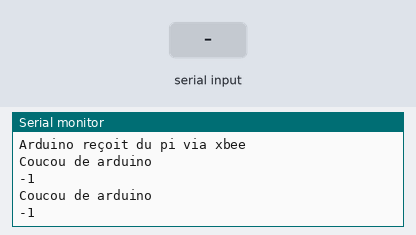
This sketch was run on a simulated Arduino Uno, built with avr-gcc and run on an emulated ATmega328P. Parts: the last lines printed to the serial monitor. The inputs (shaded band) are chosen by the test bench.

Above: at 2.2 s.
2.3 s: byte 30 received over Serial
At 3.8 s:
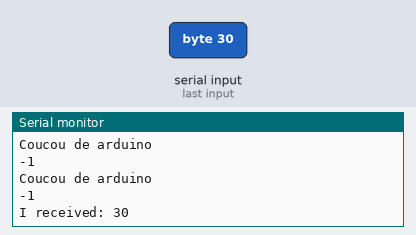
4.5 s: byte 90 received over Serial
At 5.8 s:
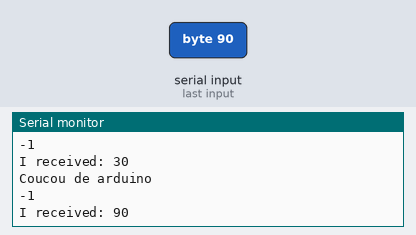
6.0 s: byte 120 received over Serial
At 6.7 s:
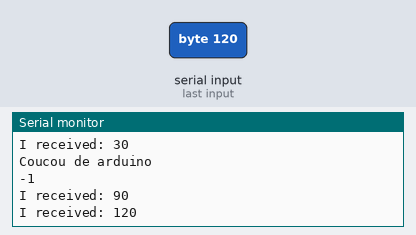

Measured:
- after the input at 2.3 s, the serial monitor: prints a new line after 0.70 s (image 1)
- after the input at 4.5 s, the serial monitor: prints a new line after 0.50 s (image 2)
- after the input at 6.0 s, the serial monitor: prints a new line at once (image 3)

The sketch:

testProjet.ino
```cpp
#include "SoftwareSerial.h"

SoftwareSerial XBee(2, 3);

char c;
int val_asc;
int incomingByte = 0;

void setup()
{
  // Baud rate MUST match XBee settings (as set in XCTU)
 Serial.begin(9600);
  Serial.println("Arduino reçoit du pi via xbee");
  XBee.begin(9600);
  delay(1000);

}

void loop()
{


 if (Serial.available() > 0) {
    // read the incoming byte:
    incomingByte = Serial.read();

    // say what you got:
    Serial.print("I received: ");
    Serial.println(incomingByte, DEC);
  }
  else
  {
    Serial.println("Coucou de arduino");
     Serial.println(XBee.read());
  }

  delay(1000);


}
```
